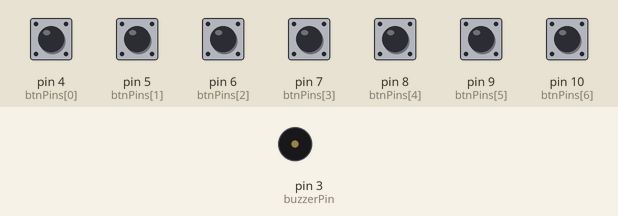
Recording of a sketch running on a simulated Arduino Uno, built with avr-gcc and run on an emulated ATmega328P. Parts: buzzer (waves = sounding). The test bench sets the inputs (shaded band); at power-on: pin 4 (btnPins[0]), pin 5 (btnPins[1]), pin 6 (btnPins[2]), pin 7 (btnPins[3]), pin 8 (btnPins[4]), pin 9 (btnPins[5]), pin 10 (btnPins[6]) HIGH.

Above: at 1.2 s.
1.3 s: pin 4 (btnPins[0]) pulled LOW for 0.15 s
At 1.37 s:
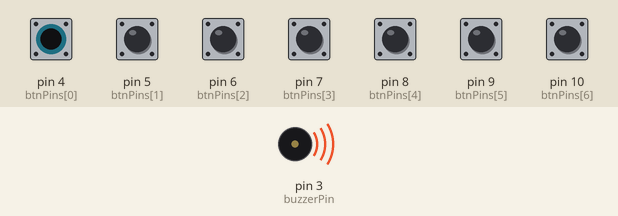
Timing chart, 0 to 4.3 s (numbered marks = the images above; inputs shaded):
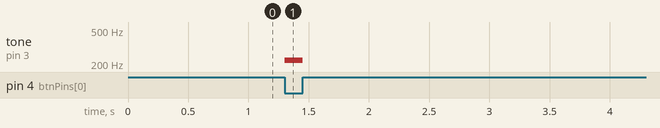

The sketch:

piano_2.ino
```cpp
const int buzzerPin = 3;
const int btnPins[] = {4, 5, 6, 7, 8, 9, 10};
const int keys[] = {220, 247, 262, 294, 330, 350, 392};
const int sizeOfBtnPins = sizeof(btnPins) / sizeof(btnPins[0]);

void setup() {
  pinMode(buzzerPin, OUTPUT);

  for (int i = 0; i < sizeOfBtnPins; i++) {
    pinMode(btnPins[i], INPUT_PULLUP);
  }
}

void loop() {
  int btnsState[sizeOfBtnPins];
  bool isBtnsPressed = false;
  for (int i = 0; i < sizeOfBtnPins; i++) {
    btnsState[i] = digitalRead(btnPins[i]);

    if (btnsState[i] == 0) { // btn pressed
      isBtnsPressed = true;
      tone(buzzerPin, keys[i]);
    }
  }

  if (isBtnsPressed == false) {
    noTone(buzzerPin);
  }
}
```

Measured:
- after the input at 1.3 s, tone on pin 3 (buzzerPin): silent → 220 Hz at once, → silent 0.15 s later
